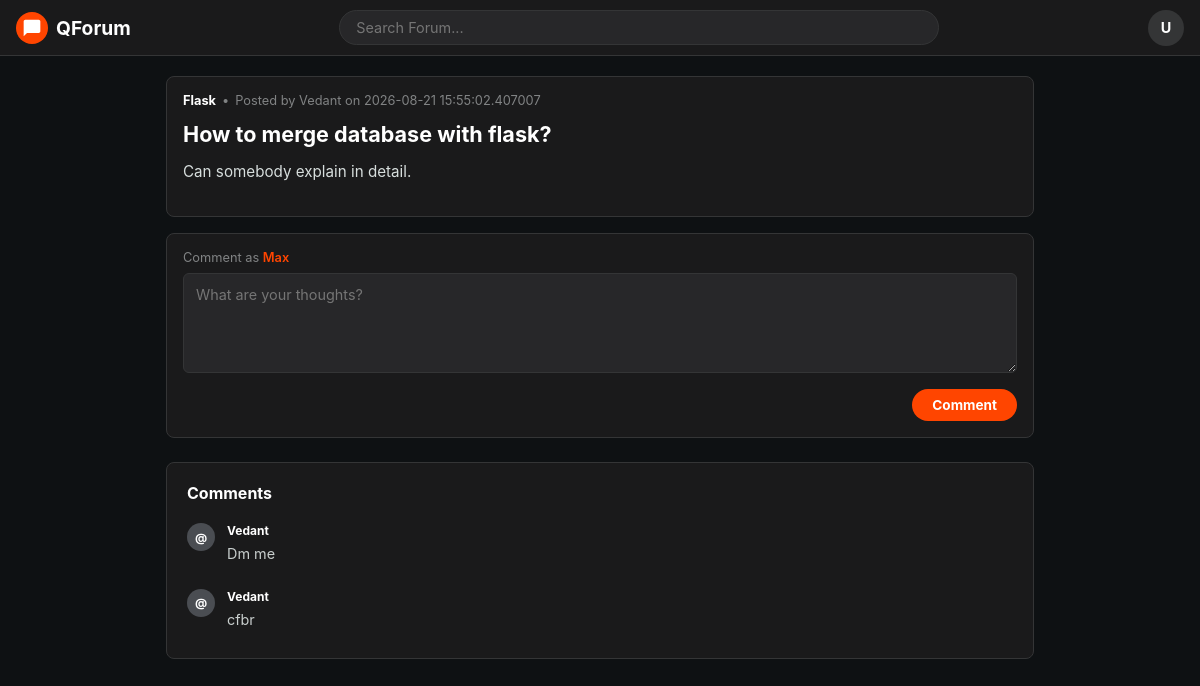
The app's page /post/2 (signed in) with its own data.
### app/models.py (models this page shows, shortened)
class Post(Base):
    __tablename__ = "post"
    id = Column(Integer, primary_key=True)
    title = Column(String(200), nullable=False)
    body = Column(Text, nullable=False)
    topic = Column(Text, nullable=False)
    author_id = Column(String(100), ForeignKey("user.username"), nullable=False)
    created_at = Column(
        DateTime,
        default=lambda: datetime.utcnow().replace(second=0, microsecond=0),
        nullable=False,
    )
    author = relationship("User", back_populates="posts")
    comments = relationship("Comment", back_populates="post", cascade="all, delete-orphan")

class User(Base):
    __tablename__ = "user"
    id = Column(Integer, primary_key=True)
    username = Column(String(100), unique=True, nullable=False, index=True)
    email = Column(String(120), unique=True, nullable=False, index=True)
    password_hash = Column(String(255), nullable=False)
    posts = relationship("Post", back_populates="author", cascade="all, delete-orphan")
    comments = relationship("Comment", back_populates="author", cascade="all, delete-orphan")

class Comment(Base):
    __tablename__ = "comment"
    id = Column(Integer, primary_key=True)
    body = Column(Text, nullable=False)
    author_id = Column(String(100), ForeignKey("user.username"), nullable=False)
    post_id = Column(Integer, ForeignKey("post.id"), nullable=False)
    author = relationship("User", back_populates="comments")
    post = relationship("Post", back_populates="comments")

### app/routes/post_display_routes.py (the view)
@router.get("/post/{post_id}")
def view_post(request: Request, post_id: int, db: Session = Depends(get_db)):
    user = get_logged_in_user(request, db)
    if not user:
        return RedirectResponse(url="/login", status_code=303)
    post = db.query(Post).filter(Post.id == post_id).first()
    if not post:
        raise HTTPException(status_code=404, detail="Post not found")
    comments = db.query(Comment).filter(Comment.post_id == post_id).all()
    return templates.TemplateResponse(
        request,
        "comments.html",
        {
            "post": post,
            "user": user.username,
            "current_user": user,
            "comments": comments,
            "can_manage_post": post.author_id == user.username,
        },
    )

### app/templates/comments.html (shortened to what this page needs)
<!DOCTYPE html>
<html lang="en">
<head>
  <link rel="stylesheet" href="{{ url_for('static', path='css/style4.css') }}">
  </head>
<body><header class="navbar">
    <a href="/" class="nav-brand">
      <div class="brand-logo">
        <svg xmlns="http://www.w3.org/2000/svg" viewBox="0 0 24 24">
          <path d="M20 2H4c-1.1 0-2 .9-2 2v18l4-4h14c1.1 0 2-.9 2-2V4c0-1.1-.9-2-2-2z"/>
        </svg>
      </div>
      <span>QForum</span>
    </a>
    <div class="nav-search">
      <input type="text" class="search-input" placeholder="Search Forum...">
    </div>
    <div class="user-profile" title="User Profile">U</div>
  </header>
  <main class="container">
    <article class="post-container">
      <div class="post-content">
        <div class="post-header">
          <a href="#" class="subreddit-name">{{post.topic}}</a>
          <span>•</span>
          <span>Posted by {{post.author_id}} on {{post.created_at}}</span>
        </div>
        <h1 class="post-title">{{post.title}}</h1>
        <div class="post-body">
          <p>{{post.body}}</p>
         </div>
      </div>
    </article>
    <section class="add-comment-card">
      <div class="comment-as">Comment as <span>{{user}}</span></div>
      <form  method="POST" action="{{ url_for('create_comment', post_id=post.id) }}">
        <textarea class="comment-textarea" name="comment" placeholder="What are your thoughts?" required></textarea>
        <div class="comment-submit-wrapper">
          <button type="submit" class="btn-submit-comment">Comment</button>
        </div>
      </form>
    </section>
    <section class="comments-section">
      <h2 class="section-title">Comments</h2>
      <div class="comment-thread">
    {% for commentdata in comments %}
        <div class="comment">
          <div class="comment-avatar">@</div>
          <div class="comment-body-wrapper">
            <div class="comment-meta">
              <a href="#" class="comment-author">{{commentdata.author_id}}</a>
            </div>
            <p class="comment-text">{{commentdata.body}}</p>
        </div></div>
{% endfor %}
    </section>
  </main>
</body>
</html>

### app/static/css/style4.css (style rules this page uses)
:root { --bg-color: #0e1113; --card-bg: #1a1a1b; --border-color: #343536; --text-main: #d7dedd; --text-muted: #818384; --accent-color: #ff4500; --accent-hover: #e03d00; --input-bg: #272729; --upvote-color: #ff4500; --downvote-color: #7193ff; --thread-line: #343536; }
* { box-sizing: border-box; margin: 0; padding: 0; font-family: -apple-system, BlinkMacSystemFont, "Segoe UI", Roboto, Helvetica, Arial, sans-serif; }
body { background-color: var(--bg-color); color: var(--text-main); padding-top: 56px; }
.navbar { position: fixed; top: 0; left: 0; right: 0; height: 56px; background-color: var(--card-bg); border-bottom: 1px solid var(--border-color); display: flex; align-items: center; justify-content: space-between; padding: 0 16px; z-index: 100; }
.nav-brand { display: flex; align-items: center; gap: 8px; text-decoration: none; color: #ffffff; font-weight: 700; font-size: 1.2rem; }
.brand-logo { width: 32px; height: 32px; background-color: var(--accent-color); border-radius: 50%; display: flex; align-items: center; justify-content: center; }
.brand-logo svg { fill: #ffffff; width: 20px; height: 20px; }
.nav-search { flex: 1; max-width: 600px; margin: 0 16px; }
.search-input { width: 100%; background-color: var(--input-bg); border: 1px solid var(--border-color); border-radius: 20px; padding: 8px 16px; color: #ffffff; font-size: 0.9rem; outline: none; }
.user-profile { width: 36px; height: 36px; border-radius: 50%; background-color: #343536; display: flex; align-items: center; justify-content: center; color: #ffffff; font-weight: bold; font-size: 0.9rem; }
.container { max-width: 900px; margin: 20px auto; padding: 0 16px; }
.post-container { background-color: var(--card-bg); border: 1px solid var(--border-color); border-radius: 8px; display: flex; overflow: hidden; margin-bottom: 16px; }
.post-content { padding: 16px; flex: 1; }
.post-header { display: flex; align-items: center; gap: 6px; font-size: 0.8rem; color: var(--text-muted); margin-bottom: 12px; }
.subreddit-name { color: #ffffff; font-weight: 700; text-decoration: none; }
.post-title { font-size: 1.35rem; font-weight: 700; color: #ffffff; margin-bottom: 12px; line-height: 1.3; }
.post-body { font-size: 0.95rem; color: #d7dedd; line-height: 1.6; margin-bottom: 16px; }
.add-comment-card { background-color: var(--card-bg); border: 1px solid var(--border-color); border-radius: 8px; padding: 16px; margin-bottom: 24px; }
.comment-as { font-size: 0.8rem; color: var(--text-muted); margin-bottom: 8px; }
.comment-as span { color: var(--accent-color); font-weight: 600; }
.comment-textarea { width: 100%; min-height: 100px; background-color: var(--input-bg); border: 1px solid var(--border-color); border-radius: 6px; padding: 12px; color: #ffffff; font-size: 0.9rem; outline: none; resize: vertical; margin-bottom: 12px; }
.comment-submit-wrapper { display: flex; justify-content: flex-end; }
.btn-submit-comment { background-color: var(--accent-color); color: #ffffff; border: none; border-radius: 20px; padding: 8px 20px; font-size: 0.85rem; font-weight: 700; cursor: pointer; }
.comments-section { background-color: var(--card-bg); border: 1px solid var(--border-color); border-radius: 8px; padding: 20px; }
.section-title { font-size: 1rem; font-weight: 700; margin-bottom: 20px; color: #ffffff; }
.comment-thread { display: flex; flex-direction: column; gap: 16px; }
.comment { display: flex; gap: 12px; position: relative; }
.comment-avatar { width: 28px; height: 28px; border-radius: 50%; background-color: #4a4d52; display: flex; align-items: center; justify-content: center; font-size: 0.75rem; font-weight: 700; color: #ffffff; flex-shrink: 0; }
.comment-body-wrapper { flex: 1; }
.comment-meta { display: flex; align-items: center; gap: 8px; font-size: 0.75rem; color: var(--text-muted); margin-bottom: 6px; }
.comment-author { color: #ffffff; font-weight: 700; text-decoration: none; }
.comment-text { font-size: 0.9rem; color: #c8cecd; line-height: 1.4; margin-bottom: 8px; }

### records on screen
Post: topic "Flask", author_id "Vedant", created_at "2026-08-21 15:55:02.407007", title "How to merge database with flask?", body "Can somebody explain in detail."
User: username "Max"
Comment: author_id "Vedant", body "Dm me"
Comment: author_id "Vedant", body "cfbr"
